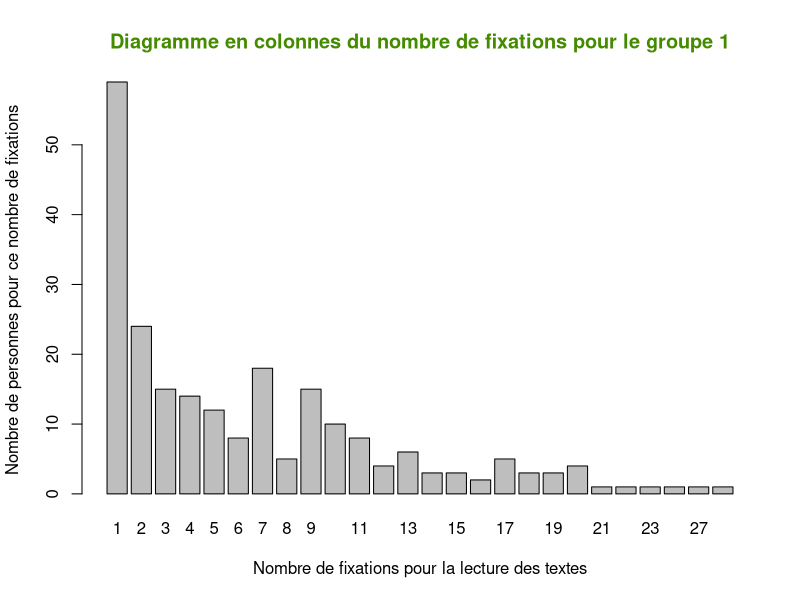
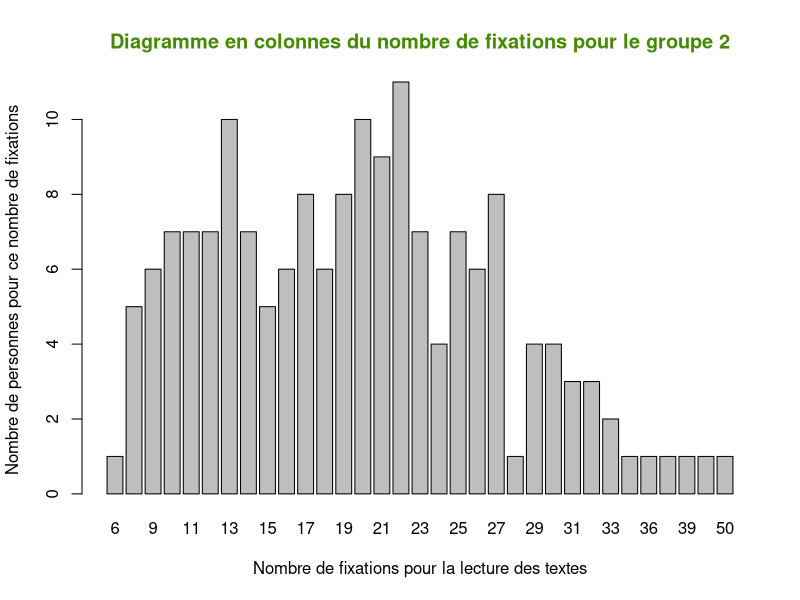

Source code (R) for these figures, in order:
Mode <- function(x) {
  ux <- unique(x)
  ux[which.max(tabulate(match(x, ux)))]
}

# Groupe1

groupe1<-read.table("groupe1.txt")[,1]
groupe1 <- sort(groupe1)

n<-length(groupe1)
# Indicateurs statistiques
summary(groupe1)

# Moyenne, variance et écart-type empiriques (sans biais)
mean(groupe1)
var(groupe1)
sd(groupe1)
coef_var_g1 = sd(groupe1) / mean(groupe1)
coef_var_g1

# Affichage de lhistogramme
barplot(table(groupe1), xlab="Nombre de fixations pour la lecture des textes", ylab="Nombre de personnes pour ce nombre de fixations")
title("Diagramme en colonnes du nombre de fixations pour le groupe 1", col.main="chartreuse4")


# Groupe2

groupe2<-read.table("groupe2.txt")[,1]
groupe2 <- sort(groupe2)

n<-length(groupe2)
median(groupe2)
# Indicateurs statistiques
summary(groupe2)

# Moyenne, variance et écart-type empiriques (sans biais)
mean(groupe2)
var(groupe2)
sd(groupe2)
coef_var_g2 = sd(groupe2) / mean(groupe2)
coef_var_g2

# Affichage de lhistogramme

barplot(table(groupe2), xlab="Nombre de fixations pour la lecture des textes", ylab="Nombre de personnes pour ce nombre de fixations")
title("Diagramme en colonnes du nombre de fixations pour le groupe 2", col.main="chartreuse4")

Mode(groupe1)